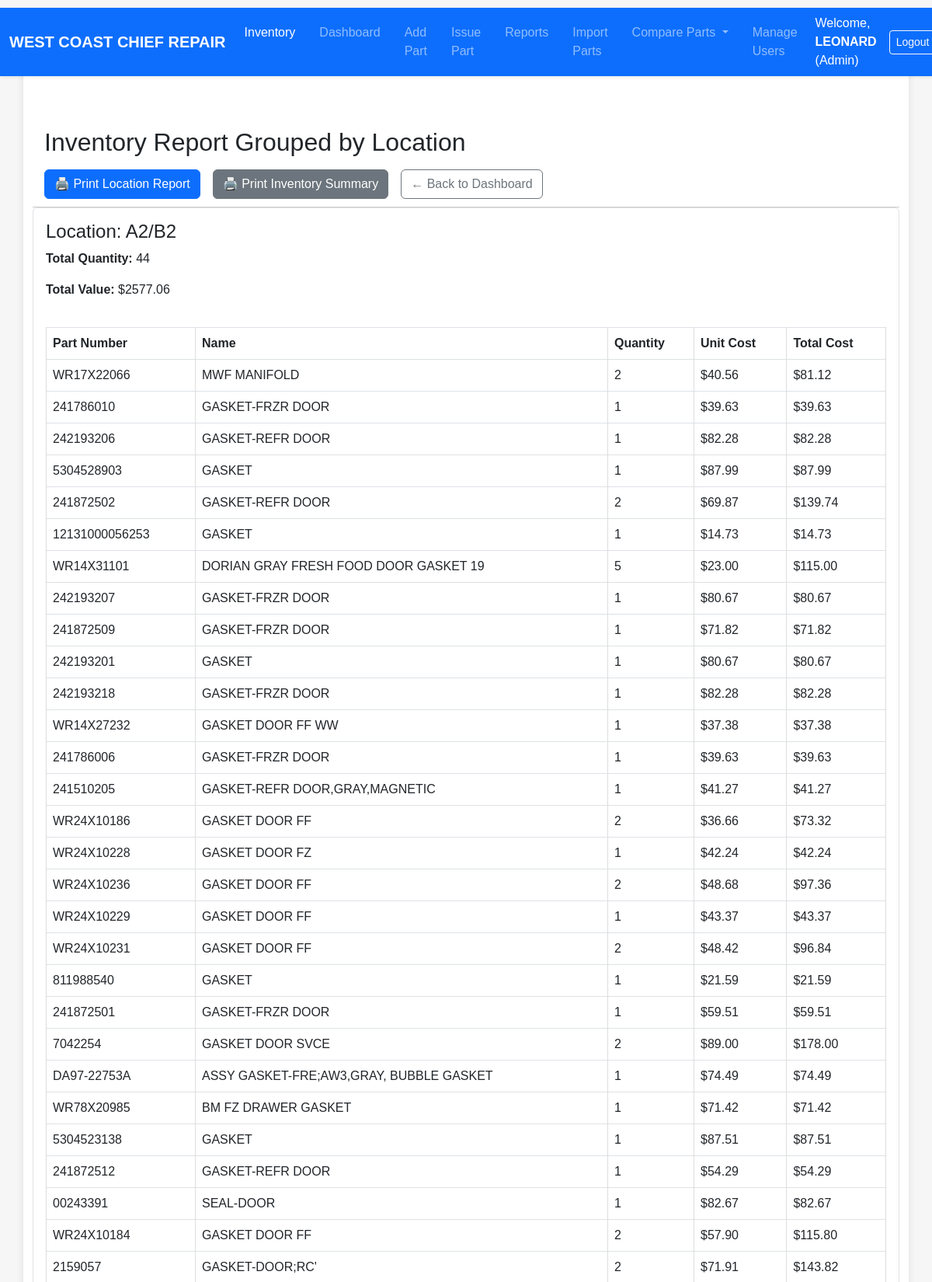
/dashboard/location_report (signed in, upper part), run on the app's committed database.
### models.py (models this page shows, shortened)
class User(UserMixin, db.Model):
    id = db.Column(db.Integer, primary_key=True)
    username = db.Column(db.String(64), unique=True, nullable=False)
    password_hash = db.Column(db.String(128), nullable=False)
    role = db.Column(db.String(20), nullable=False, default=ROLE_USER)
    @property
    def password(self):
        raise AttributeError('password is not a readable attribute')

class Part(db.Model):
    id = db.Column(db.Integer, primary_key=True)
    name = db.Column(db.String(100), nullable=False)
    part_number = db.Column(db.String(100), unique=True, nullable=False)
    quantity = db.Column(db.Integer, default=0)
    unit_cost = db.Column(db.Float, nullable=False)
    location = db.Column(db.String(100))  # shelf/location
    created_at = db.Column(db.DateTime, default=datetime.utcnow)

### inventory/routes.py (the view)
@inventory_bp.route('/dashboard/location_report')
@login_required
def location_report():
    parts = Part.query.filter(Part.quantity > 0).all()
    locations = defaultdict(lambda: {
        'parts': [],
        'total_quantity': 0,
        'total_value': 0.0,
    })
    for part in parts:
        loc = part.location or 'Unknown'
        locations[loc]['parts'].append(part)
        locations[loc]['total_quantity'] += part.quantity
        locations[loc]['total_value'] += part.quantity * part.unit_cost
    grand_total_quantity = sum(data['total_quantity'] for data in locations.values())
    grand_total_value = sum(data['total_value'] for data in locations.values())
    return render_template('location_report.html',
                           locations=locations,
                           grand_total_quantity=grand_total_quantity,
                           grand_total_value=grand_total_value)

### auth/routes.py (called while the page is built)
@login_manager.user_loader
def load_user(user_id):
    return User.query.get(int(user_id))

### templates/location_report.html (shortened to what this page needs)
{% extends "base.html" %}
{% block content %}
<div class="sticky-toolbar">
  <h2 class="mb-3">Inventory Report Grouped by Location</h2>
  <div class="d-flex flex-wrap gap-3">
    <a href="{{ url_for('inventory.print_location_report') }}" class="btn btn-primary">🖨️ Print Location Report</a>
    <a href="{{ url_for('inventory.print_inventory_summary') }}" class="btn btn-secondary">🖨️ Print Inventory Summary</a>
    <a href="{{ url_for('inventory.dashboard') }}" class="btn btn-outline-secondary">← Back to Dashboard</a>
  </div>
</div>
{% if locations %}
  {% for loc, data in locations.items() %}
  <div class="card mb-4 p-3 border">
    <h4>Location: {{ loc }}</h4>
    <p><strong>Total Quantity:</strong> {{ data.total_quantity }}</p>
    <p><strong>Total Value:</strong> ${{ '%.2f'|format(data.total_value) }}</p>
    <table class="table table-bordered">
      <thead>
        <tr>
          <th>Part Number</th>
          <th>Name</th>
          <th>Quantity</th>
          <th>Unit Cost</th>
          <th>Total Cost</th>
        </tr>
      </thead>
      <tbody>
        {% for part in data.parts %}
        <tr>
          <td>{{ part.part_number }}</td>
          <td>{{ part.name }}</td>
          <td>{{ part.quantity }}</td>
          <td>${{ '%.2f'|format(part.unit_cost) }}</td>
          <td>${{ '%.2f'|format(part.quantity * part.unit_cost) }}</td>
        </tr>
        {% endfor %}
      </tbody>
    </table>
  </div>
  {% endfor %}
{% else %}
  <p>No parts in inventory.</p>
{% endif %}
{% endblock %}

### templates/base.html (shortened to what this page needs)
<!DOCTYPE html>
<html lang="en">
<head>
  <link href="https://cdn.jsdelivr.net/npm/bootstrap@5.3.0/dist/css/bootstrap.min.css" rel="stylesheet" />
  <link rel="stylesheet" href="{{ url_for('static', filename='style.css') }}" />
</head>
<body>
  <nav class="navbar navbar-expand-lg navbar-dark bg-primary shadow-sm fixed-top">
    <div class="container-fluid">
      <a class="navbar-brand fw-bold" href="{{ url_for('inventory.dashboard') }}">
        WEST COAST CHIEF REPAIR
      </a>
      <div class="collapse navbar-collapse" id="navbarMain">
        <ul class="navbar-nav me-auto mb-2 mb-lg-0">
          <li class="nav-item">
            <a class="nav-link{% if request.endpoint == 'inventory.location_report' %} active{% endif %}" href="{{ url_for('inventory.location_report') }}">Inventory</a>
          </li>
          <li class="nav-item">
            <a class="nav-link{% if request.endpoint == 'inventory.dashboard' %} active{% endif %}" href="{{ url_for('inventory.dashboard') }}">Dashboard</a>
          </li>
          <li class="nav-item">
            <a class="nav-link{% if request.endpoint == 'inventory.add_part' %} active{% endif %}" href="{{ url_for('inventory.add_part') }}">Add Part</a>
          </li>
          <li class="nav-item">
            <a class="nav-link{% if request.endpoint == 'inventory.issue_part' %} active{% endif %}" href="{{ url_for('inventory.issue_part') }}">Issue Part</a>
          </li>
          <li class="nav-item">
            <a class="nav-link{% if request.endpoint == 'inventory.reports' %} active{% endif %}" href="{{ url_for('inventory.reports') }}">Reports</a>
          </li>
          <li class="nav-item">
            <a class="nav-link{% if request.endpoint == 'inventory.import_parts' %} active{% endif %}" href="{{ url_for('inventory.import_parts') }}">Import Parts</a>
          <li class="nav-item dropdown">
            <a class="nav-link dropdown-toggle" href="#" id="compareDropdown" role="button" data-bs-toggle="dropdown" aria-expanded="false">
              Compare Parts
            </a>
          </li>
          {% if current_user.is_authenticated and current_user.role in ['superadmin', 'admin'] %}
          <li class="nav-item">
            <a class="nav-link{% if request.endpoint.startswith('inventory.users') %} active{% endif %}" href="{{ url_for('inventory.users') }}">Manage Users</a>
          </li>
            </ul>
          {% endif %}
        {% if current_user.is_authenticated %}
        <div class="d-flex align-items-center">
          <span class="text-white me-3">
            Welcome, <strong>{{ current_user.username }}</strong> ({{ current_user.role.capitalize() }})
          </span>
          <a href="{{ url_for('auth.logout') }}" class="btn btn-outline-light btn-sm">Logout</a>
        </div>
        {% endif %}
      </div>
    </div>
  </nav>
  <main class="container mt-4">
    {% block content %}{% endblock %}
  </main>
</body>
</html>

### static/style.css (style rules this page uses)
body { font-family: Arial, sans-serif; background-color: #f6f6f6; padding: 20px; margin: 0; }
nav { margin-top: 10px; }
nav a { color: white; margin-right: 15px; text-decoration: none; font-weight: bold; }
main { background-color: white; padding: 20px; border-radius: 8px; box-shadow: 0 0 10px rgba(0,0,0,0.1); }
table { width: 100%; border-collapse: collapse; margin-top: 20px; }
table th, table td { padding: 10px; border: 1px solid #ddd; text-align: left; }
main.container { padding-top: 110px; }
.sticky-toolbar { position: sticky; top: 110px; background-color: white; z-index: 1000; padding: 10px 15px; border-bottom: 1px solid #ccc; }

### data on the page
User: username "LEONARD", role "Admin"
Part: location "A2/B2", total_quantity "44", total_value "2577.06", part_number "WR17X22066", name "MWF MANIFOLD", quantity "2", unit_cost "40.56", part.quantity*part.unit_cost "81.12"
Part: part_number "241786010", name "GASKET-FRZR DOOR", quantity "1", unit_cost "39.63", part.quantity*part.unit_cost "39.63"
Part: part_number "242193206", name "GASKET-REFR DOOR", quantity "1", unit_cost "82.28", part.quantity*part.unit_cost "82.28"
Part: part_number "5304528903", name "GASKET", quantity "1", unit_cost "87.99", part.quantity*part.unit_cost "87.99"
Part: part_number "241872502", name "GASKET-REFR DOOR", quantity "2", unit_cost "69.87", part.quantity*part.unit_cost "139.74"
Part: part_number "12131000056253", name "GASKET", quantity "1", unit_cost "14.73", part.quantity*part.unit_cost "14.73"
Part: part_number "WR14X31101", name "DORIAN GRAY FRESH FOOD DOOR GASKET 19", quantity "5", unit_cost "23.00", part.quantity*part.unit_cost "115.00"
Part: part_number "242193207", name "GASKET-FRZR DOOR", quantity "1", unit_cost "80.67", part.quantity*part.unit_cost "80.67"
Part: part_number "241872509", name "GASKET-FRZR DOOR", quantity "1", unit_cost "71.82", part.quantity*part.unit_cost "71.82"
Part: part_number "242193201", name "GASKET", quantity "1", unit_cost "80.67", part.quantity*part.unit_cost "80.67"
Part: part_number "242193218", name "GASKET-FRZR DOOR", quantity "1", unit_cost "82.28", part.quantity*part.unit_cost "82.28"
Part: part_number "WR14X27232", name "GASKET DOOR FF WW", quantity "1", unit_cost "37.38", part.quantity*part.unit_cost "37.38"
Part: part_number "241786006", name "GASKET-FRZR DOOR", quantity "1", unit_cost "39.63", part.quantity*part.unit_cost "39.63"
Part: part_number "241510205", name "GASKET-REFR DOOR,GRAY,MAGNETIC", quantity "1", unit_cost "41.27", part.quantity*part.unit_cost "41.27"
Part: part_number "WR24X10186", name "GASKET DOOR FF", quantity "2", unit_cost "36.66", part.quantity*part.unit_cost "73.32"
Part: part_number "WR24X10228", name "GASKET DOOR FZ", quantity "1", unit_cost "42.24", part.quantity*part.unit_cost "42.24"
Part: part_number "WR24X10236", name "GASKET DOOR FF", quantity "2", unit_cost "48.68", part.quantity*part.unit_cost "97.36"
Part: part_number "WR24X10229", name "GASKET DOOR FF", quantity "1", unit_cost "43.37", part.quantity*part.unit_cost "43.37"
Part: part_number "WR24X10231", name "GASKET DOOR FF", quantity "2", unit_cost "48.42", part.quantity*part.unit_cost "96.84"
Part: part_number "811988540", name "GASKET", quantity "1", unit_cost "21.59", part.quantity*part.unit_cost "21.59"
Part: part_number "241872501", name "GASKET-FRZR DOOR", quantity "1", unit_cost "59.51", part.quantity*part.unit_cost "59.51"
Part: part_number "7042254", name "GASKET DOOR SVCE", quantity "2", unit_cost "89.00", part.quantity*part.unit_cost "178.00"
Part: part_number "DA97-22753A", name "ASSY GASKET-FRE;AW3,GRAY, BUBBLE GASKET", quantity "1", unit_cost "74.49", part.quantity*part.unit_cost "74.49"
Part: part_number "WR78X20985", name "BM FZ DRAWER GASKET", quantity "1", unit_cost "71.42", part.quantity*part.unit_cost "71.42"
Part: part_number "5304523138", name "GASKET", quantity "1", unit_cost "87.51", part.quantity*part.unit_cost "87.51"
Part: part_number "241872512", name "GASKET-REFR DOOR", quantity "1", unit_cost "54.29", part.quantity*part.unit_cost "54.29"
Part: part_number "00243391", name "SEAL-DOOR", quantity "1", unit_cost "82.67", part.quantity*part.unit_cost "82.67"
Part: part_number "WR24X10184", name "GASKET DOOR FF", quantity "2", unit_cost "57.90", part.quantity*part.unit_cost "115.80"
Part: part_number "2159057", name "GASKET-DOOR;RC'", quantity "2", unit_cost "71.91", part.quantity*part.unit_cost "143.82"
